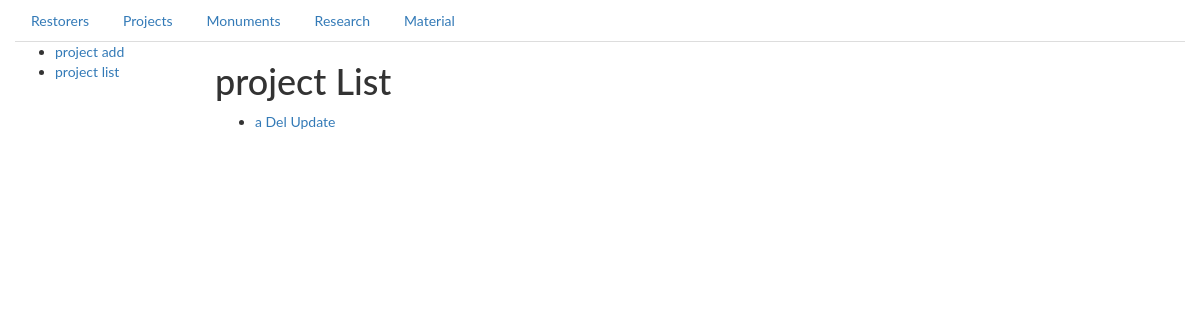
The app's page /project/list, older data.
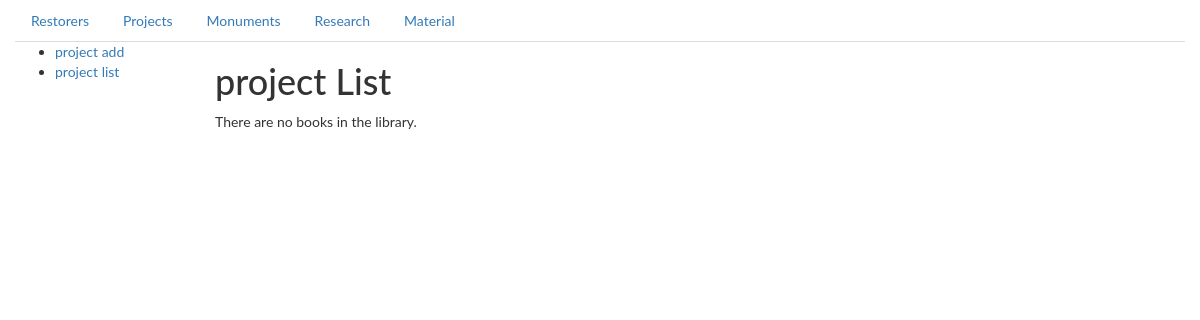
The same page, newer data.
### catalogWeb/models.py (models this page shows)
class Project(models.Model):
    name = models.CharField(max_length=45)
    garant = models.CharField(max_length=45)
    description = models.CharField(max_length=200)
    realized_by = models.CharField(max_length=45)
    realized_for = models.CharField(max_length=45)
    restorerList = models.ManyToManyField(Restorer, blank=True)
    monumentList = models.ManyToManyField(Monument, blank=True, through=Monument2Project)
    def __str__(self):
        return '%s' % self.name

### catalogWeb/views/project.py (the view)
# urls.py: url(r'project/list', views.ProjectListView.as_view(), name='projectList'),
class ProjectListView(generic.ListView):
    model = Project
    template_name = 'catalogWeb/project/project_list.html'
    paginate_by = 4

### catalogWeb/templates/catalogWeb/project/project_list.html
{% extends "base_generic.html" %}
{% block sidebar %}
  <ul class="sidebar-nav">
    <li><a href="{% url 'projectCreate' %}">project add</a></li>
    <li><a href="{% url 'projectList' %}">project list</a></li>
  </ul>
{% endblock sidebar%}
{% block content %}
    <h1>project List</h1>
    {% if project_list %}
    <ul>
      {% for project in project_list %}
      <li>
          <a href="{% url 'projectDetail' project.id %}"> {{  project }}</a>
          <a href="{% url 'projectDelete' project.id %}"> Del</a>
          <a href="{% url 'projectUpdate' project.id %}"> Update</a>
      </li>
      {% endfor %}
    </ul>
    {% else %}
      <p>There are no books in the library.</p>
    {% endif %}
{% endblock %}

Row changes from the older to the newer data that the page shows:
removed Project: name "a"
Text that changed along with them:
text now shown: "There are no books in the library."
